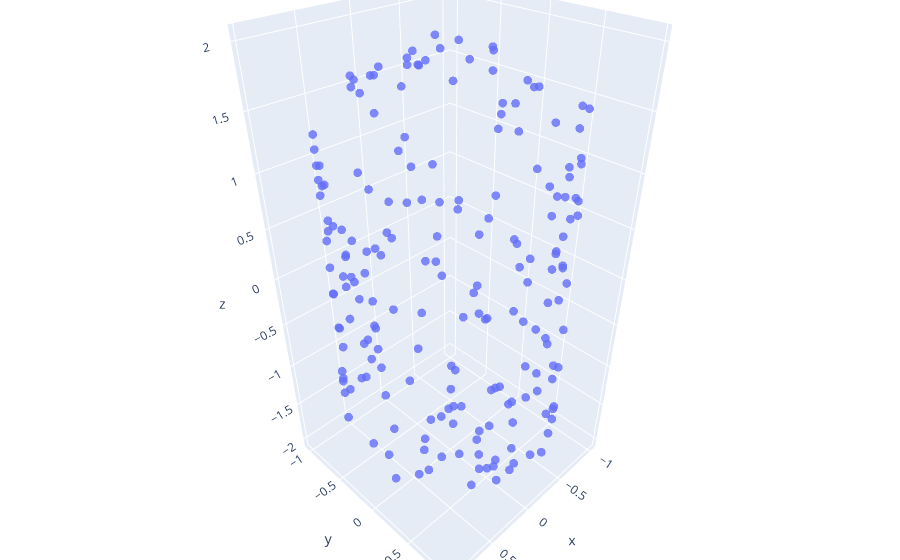

Notebook code cell kept with this figure:
### Code cell
#
cyl0 = []
N = 10
y = 0
z = 0
step_x = 0.02
c = np.ones(20)
c[:2] = np.array([0.3,0.7])
c[-3:] = np.array([0.3,0.7,1,])[::-1]
for i in range(20):
    cyl0 += list(tadasets.dsphere(n=N, d=1, noise=0)*c[i])
cyl0 = np.array(cyl0)
step = 0.1
cyl0 = np.c_[cyl0,np.zeros(cyl0.shape[0]) - 1.13]
cyl0[:,0] += -1.3
cyl0[:,1] += -12
for i in range(cyl0.shape[0]):
    cyl0[i,-1] -= step
    step += step_x
    
center = np.average(cyl0, axis = 0)

points = cyl0 - center # center points
x =  points[:,0]
y =  points[:,1] 
z =  points[:,2] 
fig = go.Figure(data=[go.Scatter3d(
    x=x,
    y=y,
    z=z,
    mode='markers',
    marker=dict(
        size=3,
                      # set color to an array/list of desired values
          # choose a colorscale
        opacity=0.8
    )
)])
fig.update_layout(margin=dict(l=0, r=0, b=0, t=0))
fig.show()

### Figure 1 — Plotly figure (JSON) as saved in the notebook; plotly's stock layout.template omitted (floating-point values rounded to 4 significant figures; data arrays with more than 128 entries replaced by an {"elided": "..."} marker saying what was removed)
{"data": [{"marker": {"opacity": 0.8, "size": 3}, "mode": "markers", "type": "scatter3d", "x": {"elided": "200 float values"}, "y": {"elided": "200 float values"}, "z": {"elided": "200 float values"}}], "layout": {"margin": {"b": 0, "l": 0, "r": 0, "t": 0}}}
